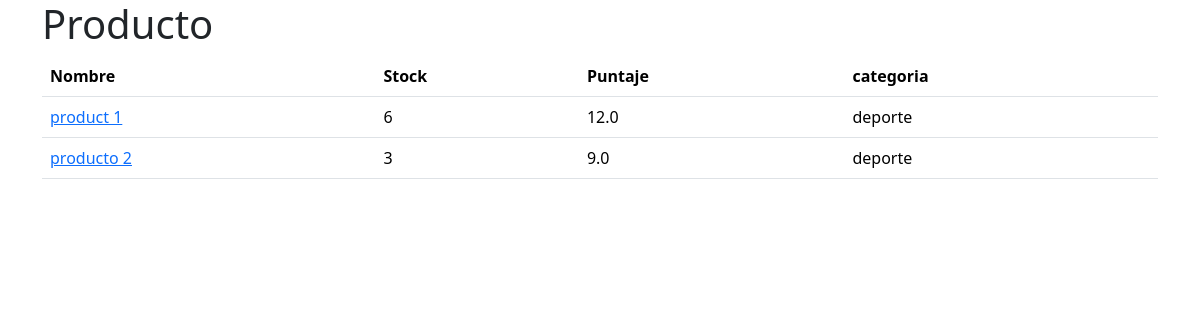
/productos/, run on an earlier commit of the app's database.
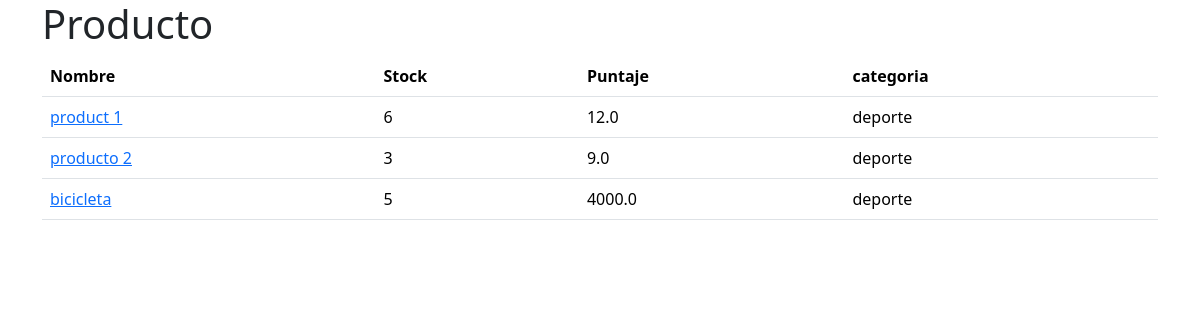
And on a later commit of the database.
### productos/models.py (models this page shows, shortened)
class Producto(models.Model):
    nombre = models.CharField(max_length=255)
    stock = models.IntegerField()
    puntaje = models.FloatField()
    categoria = models.ForeignKey(Categoria,on_delete=models.CASCADE)
    creado_en = models.DateTimeField(default=timezone.now)

class Categoria(models.Model):
    nombre = models.CharField(max_length=255)
    def __str__(self):
        return self.nombre

### productos/views.py (the view)
# urls.py: path('', views.index, name='index'),
def index(request):
    productos = Producto.objects.all()
    return render(request,'index.html',
    context={'productos':productos})

### productos/templates/index.html
{% extends 'base.html' %}
{% block content %}
<h1>Producto</h1>
<table class="table">
    <thead>
        <tr>
            <th>Nombre</th>
            <th>Stock</th>
            <th>Puntaje</th>
            <th>categoria</th>
        </tr>
    </thead>
    <tbody>
        {% for producto in productos %}
            <tr>
                <td>
                    <a href="{% url 'productos:detalle' producto.id %}">
                        {{ producto.nombre }}
                    </a>
                </td>
                <td>{{ producto.stock }}</td>
                <td>{{ producto.puntaje }}</td>
                <td>{{ producto.categoria }}</td>
            </tr>
        {% endfor %}
    </tbody>
</table>
{% endblock %}

### templates/base.html (shortened to what this page needs)
<!DOCTYPE html>
<html lang="en">
<head>
    <link href="https://cdn.jsdelivr.net/npm/bootstrap@5.3.2/dist/css/bootstrap.min.css" rel="stylesheet">
</head>
<body>
    <div class="container">
        {% block content %}
        {% endblock %}
    </div>
</body>
</html>

What changed in the data, as far as the page shows it:
added Producto: nombre "bicicleta", stock "5", puntaje "4000.0", categoria "deporte"
